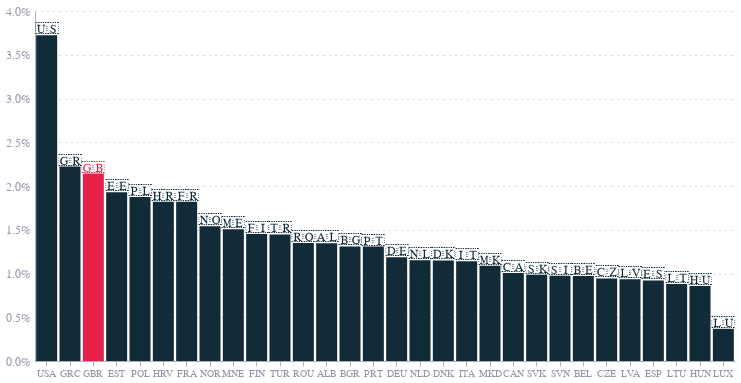

Notebook source saved alongside this figure:
### Code cell
df = full_df.copy()

# rank according to 2023
ranks = df[df['date'] == 2014].sort_values('value', ascending=False).reset_index(drop=True).reset_index().rename(columns={'index': 'rank'})[['iso3', 'rank']]
df = df.merge(ranks, on='iso3')

slider = alt.binding_range(min=2014, max=2023, step=1, name='Year:')
year_param = alt.param(bind=slider, value=2014)

base = alt.Chart(df).add_params(year_param).transform_filter(
    alt.datum.date == year_param
).encode(
    x=alt.X('iso3:N', axis=alt.Axis(labelFontSize=10, titleFontSize=12), sort=alt.SortField('rank')),
    y=alt.Y('value:Q', axis=alt.Axis(labelFontSize=12, titleFontSize=12, format='%'), scale=alt.Scale(domain=[0,0.04]), title=None),
    color=alt.condition(
        alt.datum.iso3 == 'GBR',
        alt.value('#e6224b'),
        alt.value('#122b39')
)
)

bars = base.mark_bar()

flags = base.mark_text(
    align='center',
    baseline='middle',
    dy=-7,
    fontSize=16,
    color='black',
).encode(
    text='flag',
)

chart = bars + flags

chart = chart.properties(
    width=700,
    height=350,
)

chart

### Figure 1 — Vega-Lite specification as saved in the notebook (floating-point values rounded to 4 significant figures; data arrays with more than 128 entries replaced by an {"elided": "..."} marker saying what was removed)
{"config": {"font": "Circular Std", "mark": {"line": {"interpolate": "monotone"}}, "view": {"stroke": "transparent", "width": 400, "height": 300}, "range": {"category": ["#36B7B4", "#E6224B", "#F4C245", "#0063AF", "#00A767", "#179FDB", "#EB5C2E"], "diverging": ["#E6224B", "#E54753", "#C9C9C9", "#179FDB", "#122B39"], "heatmap": ["#C9C9C9", "#179FDB", "#0063AF", "#122B39"], "ordinal": ["#00A767", "#36B7B4", "#179FDB", "#0063AF", "#243B5A"]}, "axisX": {"domainColor": "#676A86", "domainOpacity": 0.5, "grid": false, "labelAngle": 0, "labelColor": "#676A86", "labelOpacity": 0.7, "orient": "bottom", "tickColor": "#676A86", "tickCount": 10, "tickOpacity": 0.5, "title": false, "titleAlign": "center", "titleAnchor": "middle", "titleColor": "#676A86", "titleFontSize": 12, "titleOpacity": 0.8, "titleY": -15}, "axisY": {"domainColor": "#676A86", "domainOpacity": 0.5, "gridColor": "#676A86", "gridDash": [1, 5], "gridOpacity": 0.5, "labelColor": "#676A86", "labelOpacity": 0.7, "labelPadding": 5, "tickColor": "#676A86", "tickCount": 8, "tickOpacity": 0.5, "ticks": false, "titleAlign": "left", "titleAngle": 0, "titleBaseline": "bottom", "titleColor": "#676A86", "titleFontSize": 12, "titleOpacity": 0.8, "titleX": 0, "titleY": -7}}, "layer": [{"mark": {"type": "bar"}, "encoding": {"color": {"condition": {"test": "(datum.iso3 === 'GBR')", "value": "#e6224b"}, "value": "#122b39"}, "x": {"axis": {"labelFontSize": 10, "titleFontSize": 12}, "field": "iso3", "sort": {"field": "rank"}, "type": "nominal"}, "y": {"axis": {"format": "%", "labelFontSize": 12, "titleFontSize": 12}, "field": "value", "scale": {"domain": [0, 0.04]}, "title": null, "type": "quantitative"}}, "transform": [{"filter": "(datum.date === param_30)"}]}, {"mark": {"type": "text", "align": "center", "baseline": "middle", "color": "black", "dy": -7, "fontSize": 16}, "encoding": {"color": {"condition": {"test": "(datum.iso3 === 'GBR')", "value": "#e6224b"}, "value": "#122b39"}, "text": {"field": "flag", "type": "nominal"}, "x": {"axis": {"labelFontSize": 10, "titleFontSize": 12}, "field": "iso3", "sort": {"field": "rank"}, "type": "nominal"}, "y": {"axis": {"format": "%", "labelFontSize": 12, "titleFontSize": 12}, "field": "value", "scale": {"domain": [0, 0.04]}, "title": null, "type": "quantitative"}}, "transform": [{"filter": "(datum.date === param_30)"}]}], "data": {"name": "data-338116224f2e2aef02067f3bf46e41a6"}, "height": 350, "params": [{"name": "param_30", "bind": {"input": "range", "max": 2023, "min": 2014, "name": "Year:", "step": 1}, "value": 2014}], "width": 700, "$schema": "https://vega.github.io/schema/vega-lite/v5.8.0.json", "datasets": {"data-338116224f2e2aef02067f3bf46e41a6": {"elided": "300 records"}}}
